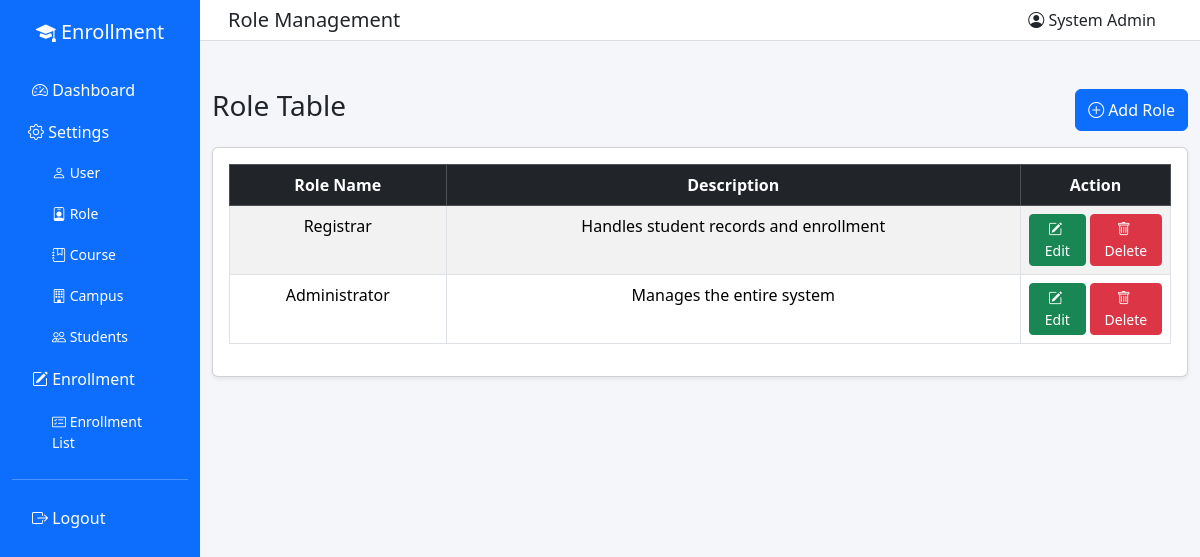
/frontend/role.php (signed in), run on the app's committed database.
### tables this page shows
CREATE TABLE `role` (
  `roleID` int(11) NOT NULL AUTO_INCREMENT,
  `roleName` varchar(80) NOT NULL,
  `roleDesc` varchar(255) NOT NULL,
  `dateCreated` timestamp NOT NULL DEFAULT current_timestamp(),
  `dateDeleted` date DEFAULT NULL,
  PRIMARY KEY (`roleID`),
  UNIQUE KEY `uq_role_roleName` (`roleName`)
);

### frontend/role.php (the view, shortened to what this page needs)
<?php
require_once '../backend/database.php';
?>
<!DOCTYPE html>
<html lang="en">
<head>
<link href="https://cdn.jsdelivr.net/npm/bootstrap@5.3.2/dist/css/bootstrap.min.css" rel="stylesheet">
<link rel="stylesheet" href="https://cdn.jsdelivr.net/npm/bootstrap-icons@1.11.1/font/bootstrap-icons.css">
</head>
<body>
<div class="container-fluid">
<div class="row">
<?php include "nav.php"; ?>
<div class="col-md-10 p-0">
<nav class="navbar navbar-expand-lg topbar px-3">
<div class="container-fluid">
<h5 class="mb-0">Role Management</h5>
<div class="ms-auto"><span class="me-3"><i class="bi bi-person-circle"></i> <?php echo htmlspecialchars($_SESSION['fullName'] ?? 'User'); ?></span></div>
</div>
</nav>
<div class="container mt-5">
<div class="d-flex justify-content-between mb-3">
<h3>Role Table</h3>
<button class="btn btn-primary" data-bs-toggle="modal" data-bs-target="#addRoleModal"><i class="bi bi-plus-circle me-1"></i>Add Role</button>
</div>
<div class="card shadow-sm">
<div class="card-body">
<table class="table table-bordered table-striped text-center">
<thead class="table-dark">
<tr>
<th>Role Name</th>
<th>Description</th>
<th width="150">Action</th>
</tr>
</thead>
<tbody>
<?php
$result = mysqli_query($conn, "SELECT * FROM role WHERE dateDeleted IS NULL ORDER BY roleID DESC");
while ($row = mysqli_fetch_assoc($result)) {
    echo "<tr>";
    echo "<td>" . $row['roleName'] . "</td>";
    echo "<td>" . $row['roleDesc'] . "</td>";
    echo '<td>
        <div class="d-inline-flex gap-1">
            <button class="btn btn-sm btn-success" data-bs-toggle="modal" data-bs-target="#editRoleModal' . $row['roleID'] . '"><i class="bi bi-pencil-square me-1"></i>Edit</button>
            <button class="btn btn-sm btn-danger" data-bs-toggle="modal" data-bs-target="#deleteRoleModal' . $row['roleID'] . '"><i class="bi bi-trash me-1"></i>Delete</button>
        </div>
    </td>';
    echo "</tr>";
}
?>
</tbody>
</table>
</div>
</div>
</div>
</div>
</div>
</div>
</body>
</html>

### frontend/role.php (style rules this page uses)
body { background:#f5f6fa; }
.topbar { background:white;border-bottom:1px solid #ddd; }

### data on the page
role: roleName "Registrar", roleDesc "Handles student records and enrollment"
role: roleName "Administrator", roleDesc "Manages the entire system"

### other printed values
$_SESSION['fullName'] "System Admin"
